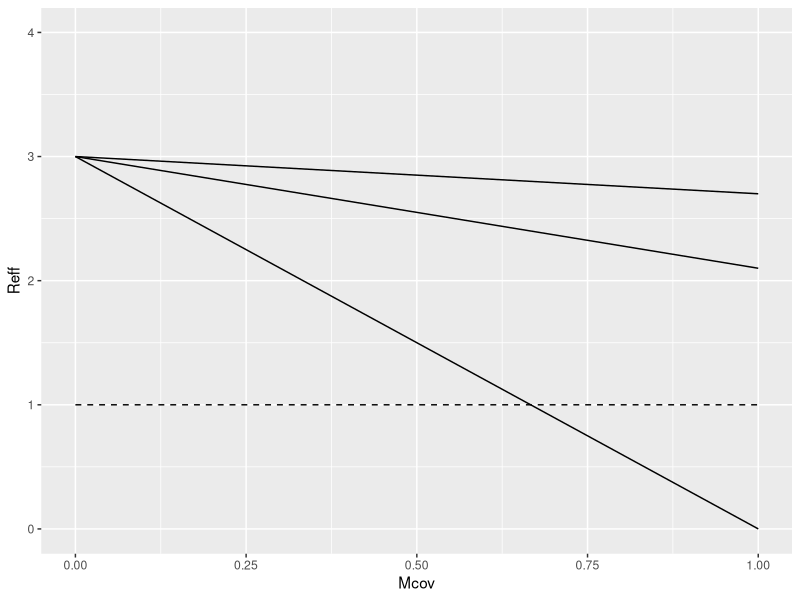
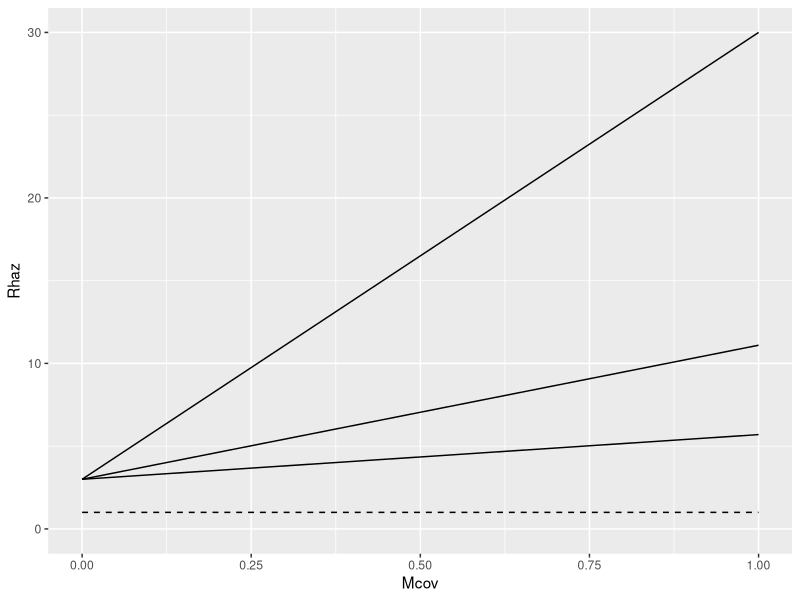

Reproduce these figures in R, in order.
library(ggplot2)

# b       # infections per contact (transmission risk) between 0 and 1. 
# k       # contacts per time
# d       # time per infectin (duration of infectivity)
# R = b*k*d

# b      (probability of infection given contact between a susceptible and infected individual)

# meff       # effectiveness of mask, probability between 0 and 1
# mask benefit = b*(1-m) # how much transmission risk is reduced.
# R_benefit = b*(1-m)*k*d = (1-m)*R

# mhazz       # hazardousness of mask, probability between 0 and 1
# mask harm = b*(1-m)+m = b+m*(1-b) # how much transmission risk is increased.
# R_harm =  [b+m*(1-b)]*k*d = [1+m*(1/b-1)]*R




# calculate benefit

Ro <- 3 # set R

Meff <- c(0.10,0.3,1) # filter efficiency of the mask
Mcov <- c(rep(0,length(Meff)),rep(1,length(Meff)))  # proportion of contacts that are taking place with proper use of a certain mask

Reff <- c(Meff*0+Ro,(1-Meff)*Ro)

MaskEff<-rep(Meff,2)

benefit<-data.frame(Mcov,Reff,MaskEff)

ggplot(benefit, aes(x=Mcov,y=Reff,group=MaskEff)) +
  geom_line()+ylim(0,4) + 
  annotate("segment", linetype = "dashed", x = 0, xend = 1, y = 1, yend = 1)


# calculate harm

Ro <- 3  # Set R0
b <- 0.1   # set transmission risk

Mhaz <- c(0.10,0.3,1) # hazardousness of the mask
Mcov <- c(rep(0,length(Mhaz)),rep(1,length(Mhaz)))  # proportion of contacts that are using mask

Rhaz <- c(Mhaz*0+Ro,(1+Mhaz*(1/b-1))*Ro)

MaskHaz <- rep(Mhaz,2)

harm<-data.frame(Mcov,Rhaz,MaskHaz)

ggplot(harm, aes(x=Mcov,y=Rhaz,group=MaskHaz)) +
  geom_line()+ylim(0,30) +
  annotate("segment", linetype = "dashed", x = 0, xend = 1, y = 1, yend = 1)  




# how does mask hazard effect attack rate b?
b+Mhaz*(1-b)


